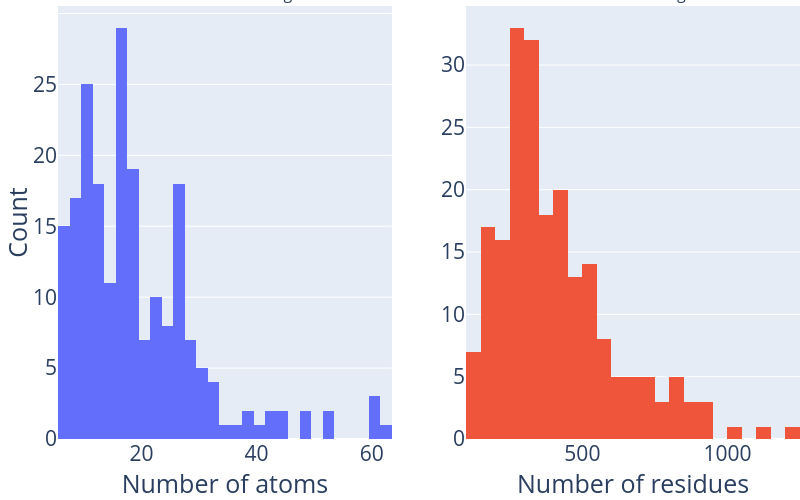

Notebook code for this chart:
### Code cell
import pandas
from plotly.subplots import make_subplots
import plotly.graph_objects as go
from qbiolip import load_db
from datetime import datetime
import random
import re
df = load_db("../../databases/QBioLiP/qbiolip.csv", "../../databases/ec_uniprot_ids.txt", build_cols=False)
df = df[df.target]

# calculate number of atoms in ligands:
def count_res(x):
    return len(x.split("-"))
df["num_atoms"] = df.lig_atoms.str.len()

# Create subplots
fig = make_subplots(
    rows=1, 
    cols=2,
    subplot_titles=[
        "Number of atoms in ligands", 
        "Number of residues in biological assemblies"
    ]
)

# Add first histogram with custom number of bins
fig.add_trace(
    go.Histogram(x=df["num_atoms"], name="Atoms in ligands", nbinsx=30),  # Change 30 to your desired number of bins
    row=1, col=1
)

# Add second histogram with filtered data
fig.add_trace(
    go.Histogram(x=df["rec_len_resi"], name="Residues in biological assemblies"),
    row=1, col=2
)

# Set log scale for second y-axis
# fig.update_yaxes(type="log", row=1, col=2)
fig.update_xaxes(title_text="Number of atoms", row=1, col=1)
fig.update_yaxes(title_text="Count", row=1, col=1)
fig.update_xaxes(title_text="Number of residues", row=1, col=2)

# Update layout
fig.update_layout(
    font_size=21,
    height=500,
    width=800,
    showlegend=False,
    margin=dict(t=0,b=0,l=0,r=0), 
)

fig.show()
fig.write_image("../results/figures/data_distribution.jpg", height=500, width=800)

### Figure 1 — Plotly figure (JSON) as saved in the notebook; plotly's stock layout.template omitted (floating-point values rounded to 4 significant figures; data arrays with more than 128 entries replaced by an {"elided": "..."} marker saying what was removed)
{"data": [{"name": "Atoms in ligands", "nbinsx": 30, "type": "histogram", "x": {"elided": "210 int values"}, "xaxis": "x", "yaxis": "y"}, {"name": "Residues in biological assemblies", "type": "histogram", "x": {"elided": "210 int values"}, "xaxis": "x2", "yaxis": "y2"}], "layout": {"annotations": [{"font": {"size": 16}, "showarrow": false, "text": "Number of atoms in ligands", "x": 0.225, "xanchor": "center", "xref": "paper", "y": 1, "yanchor": "bottom", "yref": "paper"}, {"font": {"size": 16}, "showarrow": false, "text": "Number of residues in biological assemblies", "x": 0.775, "xanchor": "center", "xref": "paper", "y": 1, "yanchor": "bottom", "yref": "paper"}], "font": {"size": 21}, "height": 500, "margin": {"b": 0, "l": 0, "r": 0, "t": 0}, "showlegend": false, "width": 800, "xaxis": {"anchor": "y", "domain": [0, 0.45], "title": {"text": "Number of atoms"}}, "xaxis2": {"anchor": "y2", "domain": [0.55, 1], "title": {"text": "Number of residues"}}, "yaxis": {"anchor": "x", "domain": [0, 1], "title": {"text": "Count"}}, "yaxis2": {"anchor": "x2", "domain": [0, 1]}}}
